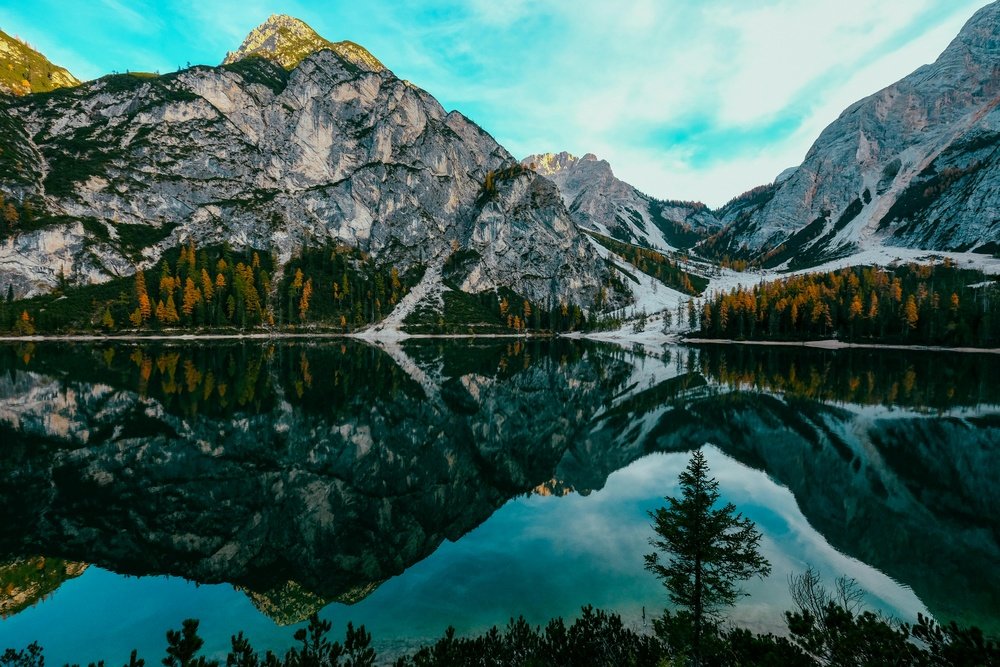
#> input picture bardzo-duzy-obraz.jpg, 1000 x 667 px, shrunk from 6000 x 4000 before the run
$ jupyter execute praca_domowa_5_245938.ipynb
#> lines starting #> are read from the running program, lines starting #| are printed output that depends on the picture; long printed decimals are rounded
## Transformata Fouriera i filtracja przy pomocy maski
Celem zadania jest zaimplementowanie filtracji obrazu przy pomocy maski i transformaty Fouriera.
Aby tego dokonać należy:
1. Przejrzeć część wykładku dotyczącego transformaty Fouriera i filtracji w dziedzinie częstotliwości.
2. Znaleźć rozwiązanie na slajdzie.
3. Zaimplementować rozwiazanie w odpowiednim miejscu w kodzie.
4. Zmierzyć czas wykonania operacji.

Filtracja odbywa się w dziedzinie częstotliwości więc:

x = F(img) - transformata Fouriera obrazu img

m = F(mask) - transformata Fouriera maski. Jak to zrobić zostało wyjaśnione na wykładzie.

x' = x * m - mnożenie punktowe

y = F^-1(x') - odwrotna transformata Fouriera

### Dodatkowo
Zaimplementuj funkcję `create_fft_mask` zgodnie z opisem znajdującym się na wykładzie.

Zaimplementują funkcję `apply_mask_with_fft` zgodnie z opisem znajdującym się na wykładzie.

Zmierz czas wykonywania funkcji `apply_mask_with_fft` i `apply_mask_with_convole` dla danego obrazu i maski składającej się z samych jedynek. Zbadaj czas operacji dla masek o rozmiarze {3, 9, 27, 81}. Kiedy bardziej opłaca się użyć transformaty Fouriera?

[cell 1]
from skimage import io
import numpy as np
import matplotlib.pyplot as plt
from typing import Tuple
from scipy import ndimage
import time
from numpy.fft import fft2, ifft2, ifftshift

def create_fft_mask(mask: np.ndarray, shape: Tuple[int, int]) -> np.ndarray:
    ## Umieść swój kod tutaj
    padded_mask = np.zeros(shape, dtype=np.float32)
    mask_shape = mask.shape
    start_x = (shape[0] - mask_shape[0]) // 2
    start_y = (shape[1] - mask_shape[1]) // 2
    padded_mask[start_x:start_x + mask_shape[0], start_y:start_y + mask_shape[1]] = mask
    transformed_mask = fft2(ifftshift(padded_mask))
    return transformed_mask


def apply_mask_with_convole(image: np.ndarray, mask: np.ndarray) -> np.ndarray:
    return ndimage.convolve(image, mask, mode='constant', cval=0.0)

def apply_mask_with_fft(image: np.ndarray, mask: np.ndarray) -> np.ndarray:
    fft_mask = create_fft_mask(mask, image.shape)
    ## Umieść swój kod tutaj
    fft_mask = create_fft_mask(mask, image.shape)
    fft_image = fft2(image)
    fft_filtered = fft_image * fft_mask
    filtered_image = np.abs(ifft2(fft_filtered))
    return filtered_image


if __name__ == '__main__':
    image = io.imread('bardzo-duzy-obraz.jpg', as_gray=True).astype(np.float32)
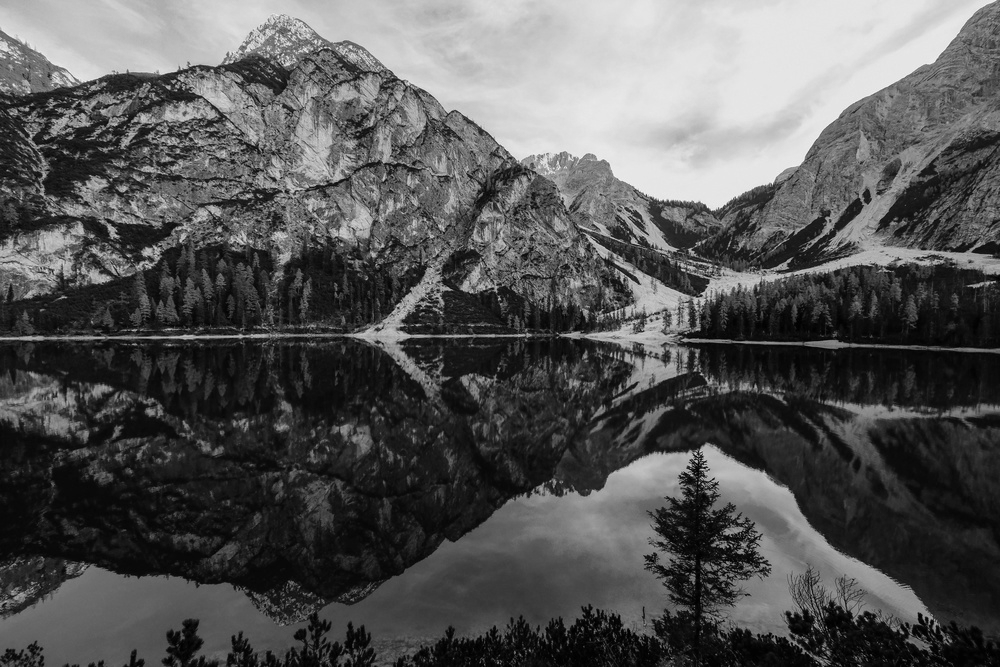
#> image: shape (667, 1000) float32; min 0, max 0.984, mean 0.34
    print(image.shape, image.dtype, image.min(), image.max())
#| (667, 1000) float32 0.0 0.9836

    for filter_size in [3, 9, 27, 81]:
        mask = np.ones((filter_size, filter_size), dtype=np.float32) / (filter_size ** 2)

        start_time = time.time()
        con_img = apply_mask_with_convole(image, mask)
        end_time = time.time() - start_time
        plt.figure(figsize=(12, 8))
        print(f" Czas dzialania  dla convole: {end_time}  ")

        plt.subplot(1, 2, 1)
        plt.title(f"Wynik splotu dla {filter_size}")
        plt.imshow(con_img, cmap='gray')
        plt.axis('off')

        start_time = time.time()
        fft = apply_mask_with_fft(image, mask)
        end_time = time.time() - start_time
        print(f" Czas dzialania  dla fft: {end_time}  ")


        plt.subplot(1, 2, 2)
        plt.title("Wynik FFT")
        plt.imshow(fft, cmap='gray')
        plt.axis('off')
        plt.show()
        pass
#> this loop made 4 passes
#> pass 1, `plt.show()`:
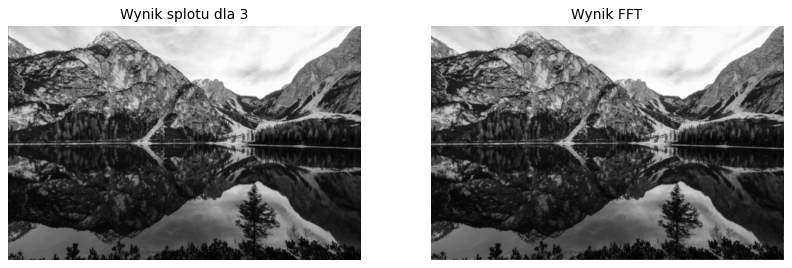
#> figure drawn by matplotlib, 2 panels
#> pass 2, `con_img = apply_mask_with_convole(image, mask)`:
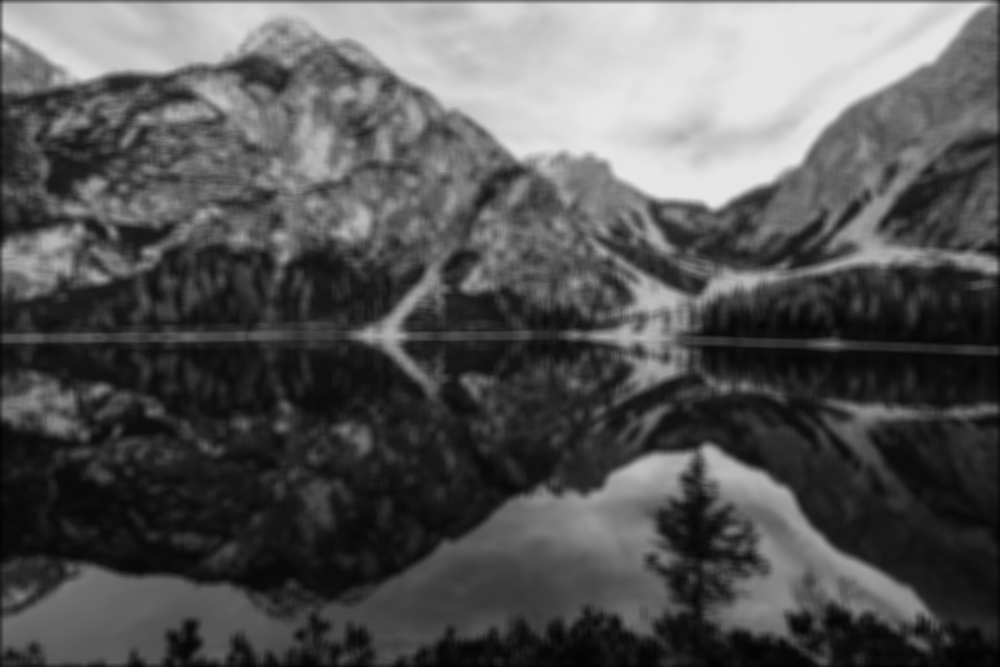
#> con_img: shape (667, 1000) float32; min 0.00693, max 0.908, mean 0.338

$ run again, with pszczola.jpg copied over bardzo-duzy-obraz.jpg
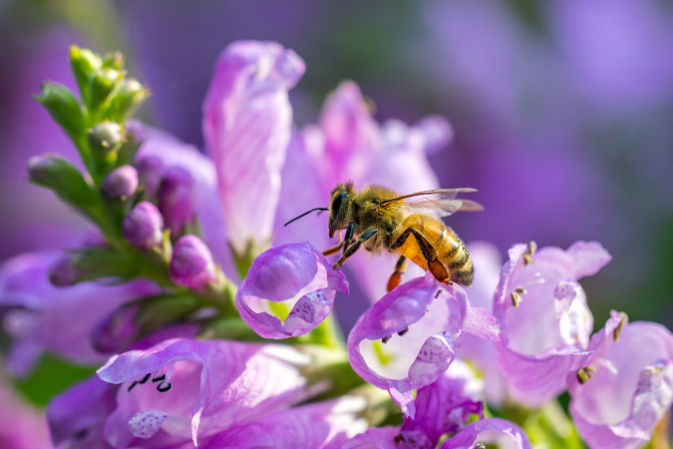
#> input picture pszczola.jpg, 673 x 449 px
#| (449, 673) float32 0.0008333 1.0
#> the loop `for filter_size in [3, 9, 27, 81]:` made 4 passes
#> pass 1, `plt.show()`:
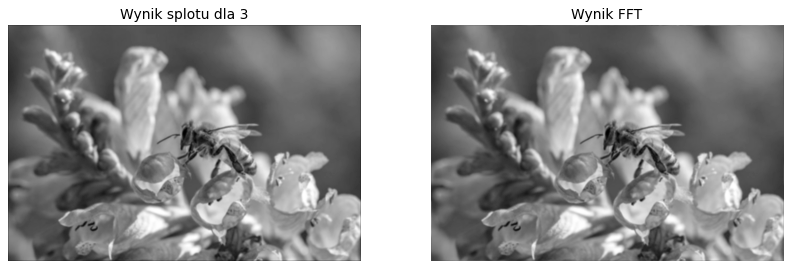
#> figure drawn by matplotlib, 2 panels
#> pass 2, `con_img = apply_mask_with_convole(image, mask)`:
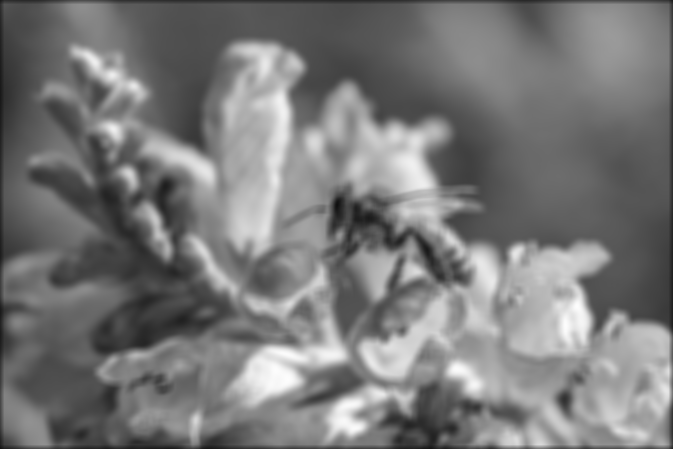
#> con_img: shape (449, 673) float32; min 0.0614, max 0.993, mean 0.475
